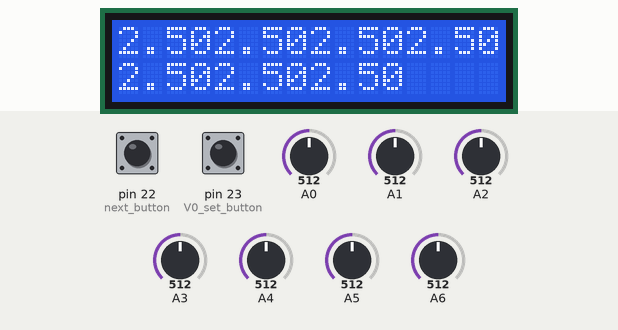
This sketch was run on a simulated Arduino Mega 2560, built with avr-gcc and run on an emulated ATmega2560. Parts: 16×2 character LCD. The test bench sets the inputs (shaded band); at power-on: pin 22 (next_button) HIGH, pin 23 (V0_set_button) HIGH, A0 = 512, A1 = 512, A2 = 512, A3 = 512, A4 = 512, A5 = 512, A6 = 512. EEPROM starts erased; what the sketch prints to the serial monitor is not drawn.

Above: at 1.7 s.
1.8 s: pin 22 (next_button) pulled LOW for 0.15 s
At 2.7 s:
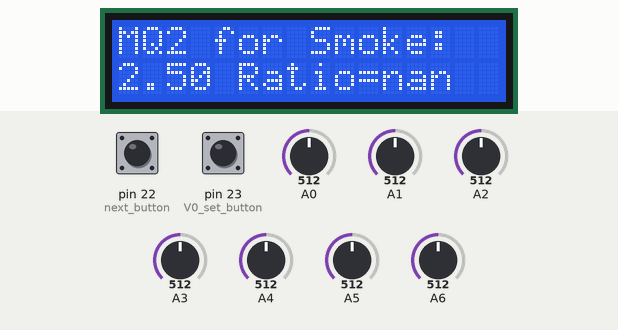
4.9 s: pin 23 (V0_set_button) pulled LOW for 0.15 s
At 6.3 s:
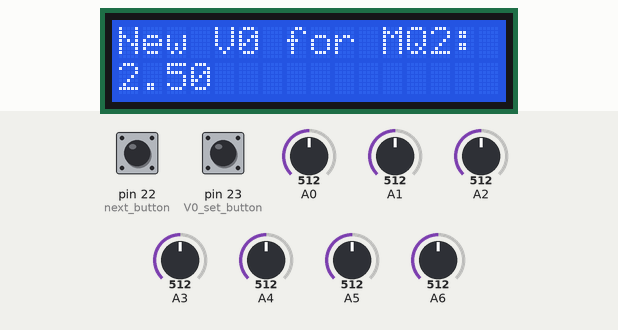
7.2 s: pin 23 (V0_set_button) pulled LOW for 1 s
At 9.5 s:
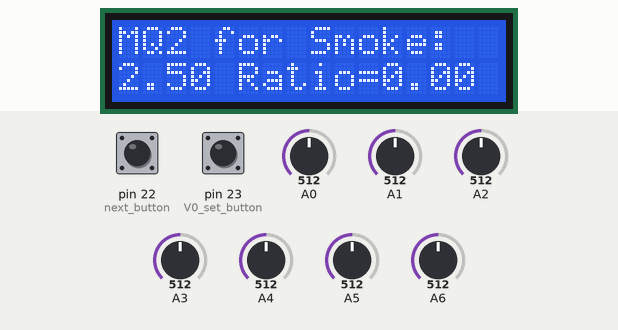
10.6 s: pin 22 (next_button) pulled LOW for 1 s
At 13.1 s:
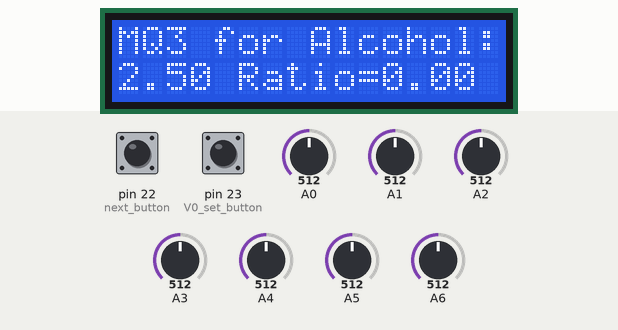
14.0 s: pin 22 (next_button) pulled LOW for 0.15 s
At 15.5 s:
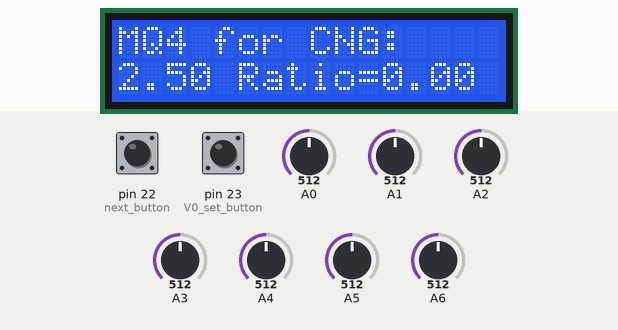
16.3 s: pin 22 (next_button) pulled LOW for 3.2 s
At 21.6 s:
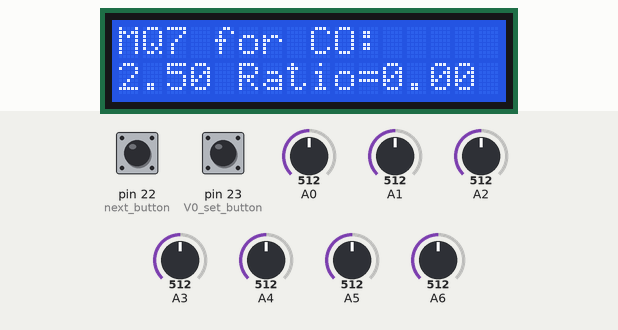
Timing chart, 0 to 23.0 s (numbered marks = the images above; inputs shaded):
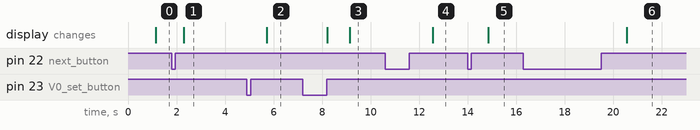

The sketch:

EX9.ino
```cpp
#include <EEPROM.h>
#include <LiquidCrystal.h>

const int RS = 2;
const int E = 3;
const int D4 = 4;
const int D5 = 5;
const int D6 = 6;
const int D7 = 7;

#define V0_set_button 23   // button used for setting all V0 values
#define next_button 22     // button used for switching between display

LiquidCrystal lcd(RS,E,D4,D5,D6,D7);

bool V0_set_state = false;

//Values for MQ2
float MQ2_V0;  // Get the value of V0 via in Air
double MQ2_ratio; // Get ratio ( MQ2_volt - MQ2_V0 ) / MQ2_V0
float MQ2_ppm;
float MQ2_volt;

//Values for MQ3
float MQ3_V0;  // Get the value of V0 via in Air
double MQ3_ratio; // Get ratio ( MQ3_volt - MQ3_V0 ) / MQ3_V0
float MQ3_ppm;
float MQ3_volt;

//Values for MQ4
float MQ4_V0;  // Get the value of V0 via in Air
double MQ4_ratio; // Get ratio ( MQ4_volt - MQ4_V0 ) / MQ4_V0
float MQ4_ppm;
float MQ4_volt;

//Values for MQ7
float MQ7_V0;  // Get the value of V0 via in Air
double MQ7_ratio; // Get ratio ( MQ7_volt - MQ7_V0 ) / MQ7_V0
float MQ7_ppm;
float MQ7_volt;

//Values for MQ9
float MQ9_V0;  // Get the value of V0 via in Air
double MQ9_ratio; // Get ratio ( MQ9_volt - MQ9_V0 ) / MQ9_V0
float MQ9_ppm;
float MQ9_volt;

//Values for MQ135
float MQ135_V0;  // Get the value of V0 via in Air
double MQ135_ratio; // Get ratio ( MQ135_volt - MQ135_V0 ) / MQ135_V0
float MQ135_ppm;
float MQ135_volt;

//Values for MQ214
float MQ214_V0;  // Get the value of V0 via in Air
double MQ214_ratio; // Get ratio ( MQ214_volt - MQ214_V0 ) / MQ214_V0
float MQ214_ppm;
float MQ214_volt;

//Values for display
int count_display = 0;
unsigned int menu = 0;

//EEPROM addresses
const int address0 = 0;
const int address1 = address0+sizeof(float);
const int address2 = address1+sizeof(float);
const int address3 = address2+sizeof(float);
const int address4 = address3+sizeof(float);
const int address5 = address4+sizeof(float);
const int address6 = address5+sizeof(float);

//Display function attach
ISR(TIMER2_COMPA_vect){
   //interrupt commands for TIMER 2 here

   count_display ++;
   if(count_display==250) {
    display_lcd();
    count_display = 0;
   }
}


void setup() {
  // put your setup code here, to run once:
EEPROM.get(address0,MQ2_V0);
EEPROM.get(address1,MQ7_V0);
EEPROM.get(address2,MQ9_V0);
EEPROM.get(address3,MQ9_V0);
EEPROM.get(address4,MQ9_V0);
EEPROM.get(address5,MQ9_V0);
EEPROM.get(address6,MQ9_V0);

// TIMER 2 used for display
// TIMER 2 for interrupt frequency 1000 Hz:
cli(); // stop interrupts
TCCR2A = 0; // set entire TCCR2A register to 0
TCCR2B = 0; // same for TCCR2B
TCNT2  = 0; // initialize counter value to 0
// set compare match register for 1000 Hz increments
OCR2A = 249; // = 16000000 / (64 * 1000) - 1 (must be <256)
// turn on CTC mode
TCCR2B |= (1 << WGM21);
// Set CS22, CS21 and CS20 bits for 64 prescaler
TCCR2B |= (1 << CS22) | (0 << CS21) | (0 << CS20);
// enable timer compare interrupt
TIMSK2 |= (1 << OCIE2A);
sei(); // allow interrupts

Serial.begin(9600);

pinMode(V0_set_button,INPUT_PULLUP);
pinMode(next_button,INPUT_PULLUP);
lcd.begin(16, 2);

lcd.print("Starting ...");
Serial.println("Starting ...");

}

void loop() {
  // put your main code here, to run repeatedly:
  if(digitalRead(V0_set_button)==LOW && V0_set_state==true) {
    while(digitalRead(V0_set_button)==LOW);
    V0_set_state = false;
    lcd.clear();
    lcd.print("V0 values saved !");
    //Serial.println("V0 values saved !");
    EEPROM.put(address0,MQ2_V0);
    EEPROM.put(address1,MQ3_V0);
    EEPROM.put(address2,MQ4_V0);
    EEPROM.put(address3,MQ7_V0);
    EEPROM.put(address4,MQ9_V0);
    EEPROM.put(address5,MQ135_V0);
    EEPROM.put(address6,MQ214_V0);
  }

  if(digitalRead(V0_set_button)==LOW && V0_set_state==false) {
    while(digitalRead(V0_set_button)==LOW);
    V0_set_state = true;
    delay(10);
  }

  if(digitalRead(next_button)==LOW) {
    while(digitalRead(next_button)==LOW);
    menu++;
    delay(10);
  }

}

//Display function : 0 for MQ2 1 for MQ7
// *****IMPORTANT***** : The display function is also used for getting the values from sensors
void display_lcd(void){

  if(V0_set_state == false){

    //get the values :
    get_MQ2_ratio();
    get_MQ3_ratio();
    get_MQ4_ratio();
    get_MQ7_ratio();
    get_MQ9_ratio();
    get_MQ135_ratio();
    get_MQ214_ratio();

    lcd.clear();
    if(menu>7) menu=0;
    switch(menu){

      case 0:
      lcd.print(MQ2_volt);
      lcd.setCursor(4,0);
      lcd.print(MQ3_volt);
      lcd.setCursor(8,0);
      lcd.print(MQ4_volt);
      lcd.setCursor(12,0);
      lcd.print(MQ7_volt);
      lcd.setCursor(0,1);
      lcd.print(MQ9_volt);
      lcd.setCursor(4,1);
      lcd.print(MQ135_volt);
      lcd.setCursor(8,1);
      lcd.print(MQ214_volt);
      break;

      case 1:
      lcd.print("MQ2 for Smoke:");
      lcd.setCursor(0,1);
      lcd.print(MQ2_volt);
      lcd.setCursor(5,1);
      lcd.print("Ratio=");
      lcd.setCursor(11,1);
      lcd.print(MQ2_ratio);
      /*
      Serial.println("MQ2 for smoke:");
      Serial.print(MQ2_ppm);
      Serial.println("ppm");
      */
      break;

      case 2:
      lcd.print("MQ3 for Alcohol:");
      lcd.setCursor(0,1);
      lcd.print(MQ3_volt);
      lcd.setCursor(5,1);
      lcd.print("Ratio=");
      lcd.setCursor(11,1);
      lcd.print(MQ3_ratio);
      /*
      Serial.println("MQ2 for smoke:");
      Serial.print(MQ2_ppm);
      Serial.println("ppm");
      */
      break;

      case 3:
      lcd.print("MQ4 for CNG:");
      lcd.setCursor(0,1);
      lcd.print(MQ4_volt);
      lcd.setCursor(5,1);
      lcd.print("Ratio=");
      lcd.setCursor(11,1);
      lcd.print(MQ4_ratio);
      /*
      Serial.println("MQ2 for smoke:");
      Serial.print(MQ2_ppm);
      Serial.println("ppm");
      */
      break;

      case 4:
      lcd.print("MQ7 for CO:");
      lcd.setCursor(0,1);
      lcd.print(MQ7_volt);
      lcd.setCursor(5,1);
      lcd.print("Ratio=");
      lcd.setCursor(11,1);
      lcd.print(MQ7_ratio);
      /*
      Serial.println("MQ7 for CO:");
      Serial.print(MQ7_ppm);
      Serial.println("ppm");
      */
      break;

      case 5:
      lcd.print("MQ9 for Combust:");
      lcd.setCursor(0,1);
      lcd.print(MQ9_volt);
      lcd.setCursor(5,1);
      lcd.print("Ratio=");
      lcd.setCursor(11,1);
      lcd.print(MQ9_ratio);
      break;

      case 6:
      lcd.print("MQ135 for Air Q:");
      lcd.setCursor(0,1);
      lcd.print(MQ135_volt);
      lcd.setCursor(5,1);
      lcd.print("Ratio=");
      lcd.setCursor(11,1);
      lcd.print(MQ135_ratio);
      /*
      Serial.println("MQ2 for smoke:");
      Serial.print(MQ2_ppm);
      Serial.println("ppm");
      */
      break;

      case 7:
      lcd.print("MQ214 for Natur:");
      lcd.setCursor(0,1);
      lcd.print(MQ214_volt);
      lcd.setCursor(5,1);
      lcd.print("Ratio=");
      lcd.setCursor(11,1);
      lcd.print(MQ214_ratio);
      /*
      Serial.println("MQ2 for smoke:");
      Serial.print(MQ2_ppm);
      Serial.println("ppm");
      */
      break;
    }
  }

  if(V0_set_state == true){

    //get the values :
    get_MQ2_V0();
    get_MQ3_V0();
    get_MQ4_V0();
    get_MQ7_V0();
    get_MQ9_V0();
    get_MQ135_V0();
    get_MQ214_V0();

    lcd.clear();
    if(menu>7) menu=0;
    switch(menu){

      case 0:
      lcd.print(MQ2_V0);
      lcd.setCursor(4,0);
      lcd.print(MQ3_V0);
      lcd.setCursor(8,0);
      lcd.print(MQ4_V0);
      lcd.setCursor(12,0);
      lcd.print(MQ7_V0);
      lcd.setCursor(0,1);
      lcd.print(MQ9_V0);
      lcd.setCursor(4,1);
      lcd.print(MQ135_V0);
      lcd.setCursor(8,1);
      lcd.print(MQ214_V0);
      break;

      case 1:
      lcd.print("New V0 for MQ2:");
      lcd.setCursor(0,1);
      lcd.print(MQ2_V0);
      /*
      Serial.println("New V0 for MQ2:");
      Serial.println(MQ2_V0);
      */
      break;

      case 2:
      lcd.print("New V0 for MQ3:");
      lcd.setCursor(0,1);
      lcd.print(MQ3_V0);
      /*
      Serial.println("New V0 for MQ2:");
      Serial.println(MQ2_V0);
      */
      break;

      case 3:
      lcd.print("New V0 for MQ4:");
      lcd.setCursor(0,1);
      lcd.print(MQ4_V0);
      /*
      Serial.println("New V0 for MQ2:");
      Serial.println(MQ2_V0);
      */
      break;

      case 4:
      lcd.print("New V0 for MQ7:");
      lcd.setCursor(0,1);
      lcd.print(MQ7_V0);
      /*
      Serial.println("New V0 for MQ7:");
      Serial.println(MQ7_V0);
      */
      break;

      case 5:
      lcd.print("New V0 for MQ9:");
      lcd.setCursor(0,1);
      lcd.print(MQ9_V0);
      break;

      case 6:
      lcd.print("New V0 for MQ135:");
      lcd.setCursor(0,1);
      lcd.print(MQ135_V0);
      /*
      Serial.println("New V0 for MQ2:");
      Serial.println(MQ2_V0);
      */
      break;

      case 7:
      lcd.print("New V0 for MQ214:");
      lcd.setCursor(0,1);
      lcd.print(MQ214_V0);
      /*
      Serial.println("New V0 for MQ2:");
      Serial.println(MQ2_V0);
      */
      break;
    }
  }

}

void get_MQ2_V0(void){

    int sensorValue[101];
  // Get a average data by testing 101 times and pick the Median :
    for(int x = 0 ; x < 101 ; x++)
    {
        sensorValue[x] = analogRead(A6);
    }
    sort_array(sensorValue,101);
    MQ2_V0 = sensorValue[50]*5.0/1023;
}

void get_MQ2_ratio(void){

    int sensorValue[101];
  // Get a average data by testing 100 times
    for(int x = 0 ; x < 100 ; x++)
    {
        sensorValue[x] = analogRead(A6);
    }
    sort_array(sensorValue,101);
    MQ2_volt = sensorValue[50]*5.0/1023;
    MQ2_ratio = (MQ2_volt - MQ2_V0)/MQ2_V0;
}

void get_MQ3_V0(void){

    int sensorValue[101];
  // Get a average data by testing 101 times and pick the Median :
    for(int x = 0 ; x < 101 ; x++)
    {
        sensorValue[x] = analogRead(A5);
    }
    sort_array(sensorValue,101);
    MQ3_V0 = sensorValue[50]*5.0/1023;
}

void get_MQ3_ratio(void){

    int sensorValue[101];
  // Get a average data by testing 100 times
    for(int x = 0 ; x < 100 ; x++)
    {
        sensorValue[x] = analogRead(A5);
    }
    sort_array(sensorValue,101);
    MQ3_volt = sensorValue[50]*5.0/1023;
    MQ3_ratio = (MQ3_volt - MQ3_V0)/MQ3_V0;
}

void get_MQ4_V0(void){

    int sensorValue[101];
  // Get a average data by testing 101 times and pick the Median :
    for(int x = 0 ; x < 101 ; x++)
    {
        sensorValue[x] = analogRead(A4);
    }
    sort_array(sensorValue,101);
    MQ4_V0 = sensorValue[50]*5.0/1023;
}

void get_MQ4_ratio(void){

    int sensorValue[101];
  // Get a average data by testing 100 times
    for(int x = 0 ; x < 100 ; x++)
    {
        sensorValue[x] = analogRead(A4);
    }
    sort_array(sensorValue,101);
    MQ4_volt = sensorValue[50]*5.0/1023;
    MQ4_ratio = (MQ4_volt - MQ4_V0)/MQ4_V0;
}

void get_MQ7_V0(void){

    int sensorValue[101];
  // Get a average data by testing 101 times and pick the Median :
    for(int x = 0 ; x < 101 ; x++)
    {
        sensorValue[x] = analogRead(A3);
    }
    sort_array(sensorValue,101);
    MQ7_V0 = sensorValue[50]*5.0/1023;
}

void get_MQ7_ratio(void){

  int sensorValue[101];
  // Get a average data by testing 100 times
    for(int x = 0 ; x < 100 ; x++)
    {
        sensorValue[x] = analogRead(A3);
    }
    sort_array(sensorValue,101);
    MQ7_volt = sensorValue[50]*5.0/1023;
    MQ7_ratio = (MQ7_volt - MQ7_V0)/MQ7_V0;
}

void get_MQ9_V0(void){

    int sensorValue[101];
  // Get a average data by testing 101 times and pick the Median :
    for(int x = 0 ; x < 101 ; x++)
    {
        sensorValue[x] = analogRead(A2);
    }
    sort_array(sensorValue,101);
    MQ9_V0 = sensorValue[50]*5.0/1023;
}

void get_MQ9_ratio(void){

    int sensorValue[101];
  // Get a average data by testing 100 times
    for(int x = 0 ; x < 100 ; x++)
    {
        sensorValue[x] = analogRead(A2);
    }
    sort_array(sensorValue,101);
    MQ9_volt = sensorValue[50]*5.0/1023;
    MQ9_ratio = (MQ9_volt - MQ9_V0)/MQ9_V0;
}

void get_MQ135_V0(void){

    int sensorValue[101];
  // Get a average data by testing 101 times and pick the Median :
    for(int x = 0 ; x < 101 ; x++)
    {
        sensorValue[x] = analogRead(A1);
    }
    sort_array(sensorValue,101);
    MQ135_V0 = sensorValue[50]*5.0/1023;
}

void get_MQ135_ratio(void){

    int sensorValue[101];
  // Get a average data by testing 100 times
    for(int x = 0 ; x < 100 ; x++)
    {
        sensorValue[x] = analogRead(A1);
    }
    sort_array(sensorValue,101);
    MQ135_volt = sensorValue[50]*5.0/1023;
    MQ135_ratio = (MQ135_volt - MQ135_V0)/MQ135_V0;
}

void get_MQ214_V0(void){

    int sensorValue[101];
  // Get a average data by testing 101 times and pick the Median :
    for(int x = 0 ; x < 101 ; x++)
    {
        sensorValue[x] = analogRead(A0);
    }
    sort_array(sensorValue,101);
    MQ214_V0 = sensorValue[50]*5.0/1023;
}

void get_MQ214_ratio(void){

    int sensorValue[101];
  // Get a average data by testing 100 times
    for(int x = 0 ; x < 100 ; x++)
    {
        sensorValue[x] = analogRead(A0);
    }
    sort_array(sensorValue,101);
    MQ214_volt = sensorValue[50]*5.0/1023;
    MQ214_ratio = (MQ214_volt - MQ214_V0)/MQ214_V0;
}

void sort_array(int a[], int size) {
    for(int i=0; i<(size-1); i++) {
        for(int o=0; o<(size-(i+1)); o++) {
                if(a[o] > a[o+1]) {
                    int t = a[o];
                    a[o] = a[o+1];
                    a[o+1] = t;
                }
        }
    }
}
```

Measured:
- after the input at 1.8 s, the display: changes after 0.49 s (image 1)
- after the input at 4.9 s, the display: changes after 0.82 s (image 2)
- after the input at 7.2 s, the display: first changes after 1.0 s (image 3 shows a later state)
- after the input at 10.6 s, the display: changes after 2.0 s (image 4)
- after the input at 14.0 s, the display: changes after 0.85 s (image 5)
- after the input at 16.3 s, the display: changes after 4.3 s (image 6)
